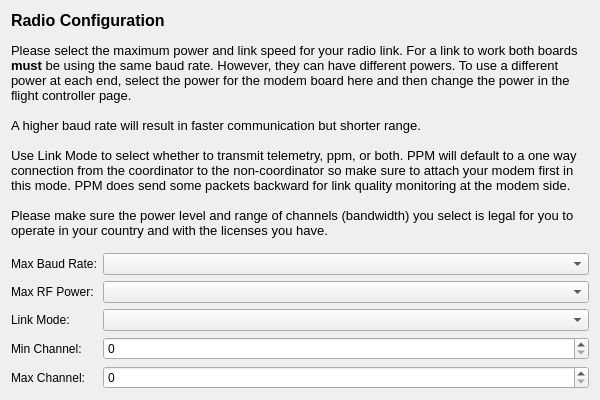
<?xml version="1.0" encoding="UTF-8"?>
<ui version="4.0">
 <class>ConfigurePage</class>
 <widget class="QWizardPage" name="ConfigurePage">
  <property name="geometry">
   <rect>
    <x>0</x>
    <y>0</y>
    <width>600</width>
    <height>400</height>
   </rect>
  </property>
  <property name="sizePolicy">
   <sizepolicy hsizetype="Expanding" vsizetype="Expanding">
    <horstretch>0</horstretch>
    <verstretch>0</verstretch>
   </sizepolicy>
  </property>
  <property name="minimumSize">
   <size>
    <width>400</width>
    <height>400</height>
   </size>
  </property>
  <property name="windowTitle">
   <string>WizardPage</string>
  </property>
  <layout class="QVBoxLayout" name="verticalLayout">
   <item>
    <widget class="QLabel" name="label">
     <property name="text">
      <string>&lt;!DOCTYPE HTML PUBLIC &quot;-//W3C//DTD HTML 4.0//EN&quot; &quot;http://www.w3.org/TR/REC-html40/strict.dtd&quot;&gt;
&lt;html&gt;&lt;head&gt;&lt;meta name=&quot;qrichtext&quot; content=&quot;1&quot; /&gt;&lt;style type=&quot;text/css&quot;&gt;
p, li { white-space: pre-wrap; }
&lt;/style&gt;&lt;/head&gt;&lt;body style=&quot; font-family:'.Lucida Grande UI'; font-size:13pt; font-weight:400; font-style:normal;&quot;&gt;
&lt;p style=&quot; margin-top:0px; margin-bottom:0px; margin-left:0px; margin-right:0px; -qt-block-indent:0; text-indent:0px;&quot;&gt;&lt;span style=&quot; font-family:'MS Shell Dlg 2'; font-size:12pt; font-weight:600;&quot;&gt;Radio Configuration&lt;/span&gt;&lt;/p&gt;
&lt;p style=&quot;-qt-paragraph-type:empty; margin-top:0px; margin-bottom:0px; margin-left:0px; margin-right:0px; -qt-block-indent:0; text-indent:0px; font-family:'MS Shell Dlg 2'; font-size:8pt;&quot;&gt;&lt;br /&gt;&lt;/p&gt;
&lt;p style=&quot; margin-top:0px; margin-bottom:0px; margin-left:0px; margin-right:0px; -qt-block-indent:0; text-indent:0px;&quot;&gt;&lt;span style=&quot; font-family:'MS Shell Dlg 2'; font-size:10pt;&quot;&gt;Please select the maximum power and link speed for your radio link. For a link to work both boards &lt;/span&gt;&lt;span style=&quot; font-family:'MS Shell Dlg 2'; font-size:10pt; font-weight:600;&quot;&gt;must &lt;/span&gt;&lt;span style=&quot; font-family:'MS Shell Dlg 2'; font-size:10pt;&quot;&gt;be using the same baud rate. However, they can have different powers. To use a different power at each end, select the power for the modem board here and then change the power in the flight controller page.&lt;/span&gt;&lt;/p&gt;
&lt;p style=&quot;-qt-paragraph-type:empty; margin-top:0px; margin-bottom:0px; margin-left:0px; margin-right:0px; -qt-block-indent:0; text-indent:0px; font-family:'MS Shell Dlg 2'; font-size:10pt;&quot;&gt;&lt;br /&gt;&lt;/p&gt;
&lt;p style=&quot; margin-top:0px; margin-bottom:0px; margin-left:0px; margin-right:0px; -qt-block-indent:0; text-indent:0px;&quot;&gt;&lt;span style=&quot; font-family:'MS Shell Dlg 2'; font-size:10pt;&quot;&gt;A higher baud rate will result in faster communication but shorter range.&lt;/span&gt;&lt;/p&gt;
&lt;p style=&quot;-qt-paragraph-type:empty; margin-top:0px; margin-bottom:0px; margin-left:0px; margin-right:0px; -qt-block-indent:0; text-indent:0px; font-family:'MS Shell Dlg 2'; font-size:10pt;&quot;&gt;&lt;br /&gt;&lt;/p&gt;
&lt;p style=&quot; margin-top:0px; margin-bottom:0px; margin-left:0px; margin-right:0px; -qt-block-indent:0; text-indent:0px;&quot;&gt;&lt;span style=&quot; font-family:'MS Shell Dlg 2'; font-size:10pt;&quot;&gt;Use Link Mode to select whether to transmit telemetry, ppm, or both. PPM will default to a one way connection from the coordinator to the non-coordinator so make sure to attach your modem first in this mode. PPM does send some packets backward for link quality monitoring at the modem side.&lt;/span&gt;&lt;/p&gt;
&lt;p style=&quot;-qt-paragraph-type:empty; margin-top:0px; margin-bottom:0px; margin-left:0px; margin-right:0px; -qt-block-indent:0; text-indent:0px; font-family:'MS Shell Dlg 2'; font-size:10pt;&quot;&gt;&lt;br /&gt;&lt;/p&gt;
&lt;p style=&quot; margin-top:0px; margin-bottom:0px; margin-left:0px; margin-right:0px; -qt-block-indent:0; text-indent:0px;&quot;&gt;&lt;span style=&quot; font-family:'MS Shell Dlg 2'; font-size:10pt;&quot;&gt;Please make sure the power level and range of channels (bandwidth) you select is legal for you to operate in your country and with the licenses you have.&lt;/span&gt;&lt;/p&gt;&lt;/body&gt;&lt;/html&gt;</string>
     </property>
     <property name="textFormat">
      <enum>Qt::AutoText</enum>
     </property>
     <property name="scaledContents">
      <bool>true</bool>
     </property>
     <property name="alignment">
      <set>Qt::AlignLeading|Qt::AlignLeft|Qt::AlignTop</set>
     </property>
     <property name="wordWrap">
      <bool>true</bool>
     </property>
    </widget>
   </item>
   <item>
    <spacer name="verticalSpacer">
     <property name="orientation">
      <enum>Qt::Vertical</enum>
     </property>
     <property name="sizeHint" stdset="0">
      <size>
       <width>20</width>
       <height>40</height>
      </size>
     </property>
    </spacer>
   </item>
   <item>
    <layout class="QFormLayout" name="formLayout">
     <item row="0" column="0">
      <widget class="QLabel" name="label_2">
       <property name="text">
        <string>Max Baud Rate:</string>
       </property>
      </widget>
     </item>
     <item row="0" column="1">
      <widget class="QComboBox" name="cbBaudRate"/>
     </item>
     <item row="1" column="0">
      <widget class="QLabel" name="label_3">
       <property name="text">
        <string>Max RF Power:</string>
       </property>
      </widget>
     </item>
     <item row="1" column="1">
      <widget class="QComboBox" name="cbRfPower"/>
     </item>
     <item row="3" column="0">
      <widget class="QLabel" name="label_4">
       <property name="text">
        <string>Min Channel:</string>
       </property>
      </widget>
     </item>
     <item row="4" column="0">
      <widget class="QLabel" name="label_5">
       <property name="text">
        <string>Max Channel:</string>
       </property>
      </widget>
     </item>
     <item row="2" column="0">
      <widget class="QLabel" name="label_6">
       <property name="text">
        <string>Link Mode:</string>
       </property>
      </widget>
     </item>
     <item row="2" column="1">
      <widget class="QComboBox" name="cbLinkMode"/>
     </item>
     <item row="3" column="1">
      <widget class="QSpinBox" name="sbMinChannel">
       <property name="minimumSize">
        <size>
         <width>95</width>
         <height>0</height>
        </size>
       </property>
       <property name="maximum">
        <number>250</number>
       </property>
      </widget>
     </item>
     <item row="4" column="1">
      <widget class="QSpinBox" name="sbMaxChannel">
       <property name="minimumSize">
        <size>
         <width>95</width>
         <height>0</height>
        </size>
       </property>
       <property name="maximum">
        <number>250</number>
       </property>
      </widget>
     </item>
    </layout>
   </item>
  </layout>
 </widget>
 <resources/>
 <connections/>
</ui>
